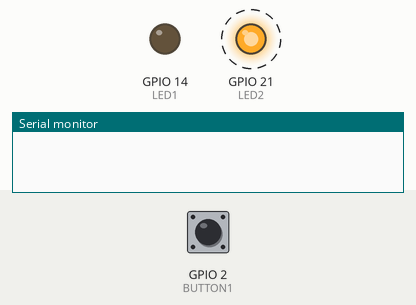
Simulated run of this sketch. Board: ESP32. On the bench: output pins drawn as LEDs (lit = HIGH), the last lines printed to the serial monitor. Dashed ring = blinking. Inputs (shaded band) come from the test bench; at power-on: GPIO 2 (BUTTON1) HIGH.

Above: at 1.2 s.
1.3 s: GPIO 2 (BUTTON1) pulled LOW for 0.15 s
At 2.4 s:
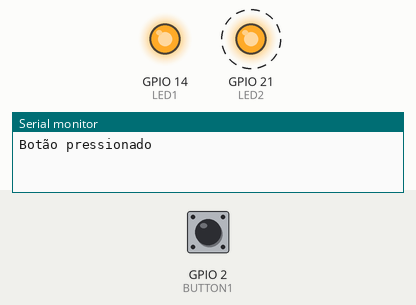
4.3 s: GPIO 2 (BUTTON1) pulled LOW for 1 s
At 4.9 s:
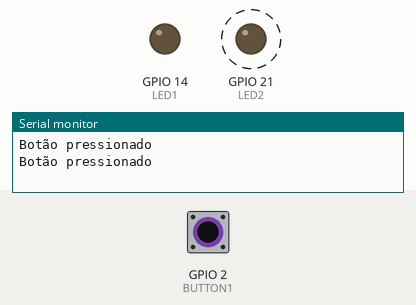
8.0 s: GPIO 2 (BUTTON1) pulled LOW for 3.2 s
At 8.9 s:
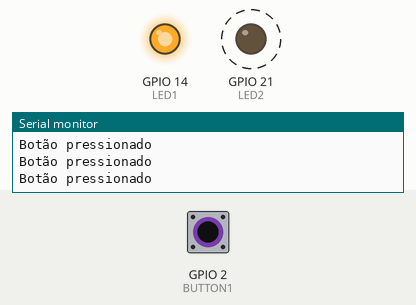
Timing chart, 0 to 18.7 s (numbered marks = the images above; inputs shaded):
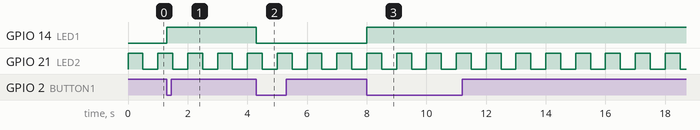

Measured:
- after the input at 1.3 s, GPIO 14 (LED1): LOW → HIGH at once
- after the input at 4.3 s, GPIO 14 (LED1): HIGH → LOW at once
- after the input at 8.0 s, GPIO 14 (LED1): LOW → HIGH at once
- by itself, GPIO 21 (LED2): alternates HIGH for 0.50 s and LOW for 0.50 s

The sketch:

task_notifications.ino
```cpp
/*********************************************************
* Exemplo para demonstrar o uso de Task Notifications
* Por: Fábio Souza
*********************************************************/
#define LED_VERMELHO 14   // Pino do LED Vermelho
#define LED_VERDE 13      // Pino do LED Verde
#define LED_AZUL 12       // Pino do LED Azul
#define BOTAO_1 7         // Pino do Botão 1
#define BOTAO_2 6         // Pino do Botão 2
#define BOTAO_3 5         // Pino do Botão 3
#define BOTAO_4 4         // Pino do Botão 4
#define BOTAO_5 3         // Pino do Botão 5
#define BOTAO_6 2         // Pino do Botão 6
#define BUZZER  17        // Pino Do Buzzer

const int LED1 = LED_VERMELHO;  // Pino do LED 1
const int LED2 = 21;     // Pino do LED 2
const int BUTTON1 = BOTAO_6;    // Pino do Botão 1

/*inclusão das Biblioteca do FreeRTOS*/
#include "freertos/FreeRTOS.h"
#include "freertos/task.h"

TaskHandle_t xTaskTrataBTHandle;  // Handle da Task que trata o Botão

void callback_isr_BT() {
  BaseType_t xHigherPriorityTaskWoken = pdTRUE; // Variável para indicar se a Task deve ser notificada
  vTaskNotifyGiveFromISR(xTaskTrataBTHandle,&xHigherPriorityTaskWoken); // Notifica a Task que trata o Botão
}

void setup() {
  Serial.begin(115200);
  pinMode(LED1, OUTPUT);          // Define o pino do LED como saída
  pinMode(LED2, OUTPUT);          // Define o pino do LED como saída
  pinMode(BUTTON1, INPUT_PULLUP); // Define o pino do Botão como entrada
  attachInterrupt(BUTTON1, callback_isr_BT, FALLING); // Interrupção no Botão 1

  xTaskCreate(
    taskTrataBT,   // Função que implementa a Task
    "TaskTrataBT", // Nome da Task
    1024,          // Tamanho da pilha da Task
    NULL,          // Parâmetro de entrada da Task
    5,             // Prioridade da Task
    &xTaskTrataBTHandle); // Handle da Task
}

void loop() {
  //inverte LED 2 a cada 500 ms
  digitalWrite(LED2, !digitalRead(LED2));
  vTaskDelay(pdMS_TO_TICKS(500)); // Delay de 500ms
}

/* Task que trata o Botão */
void taskTrataBT(void *pvParameter) {
  while (1) {
    ulTaskNotifyTake(pdTRUE, portMAX_DELAY); // Aguarda a notificação da ISR
    Serial.println("Botão pressionado");
    digitalWrite(LED1, !digitalRead(LED1)); // Inverte o estado do LED
    vTaskDelay(pdMS_TO_TICKS(1000)); // Delay de 1s
  }
}
```
